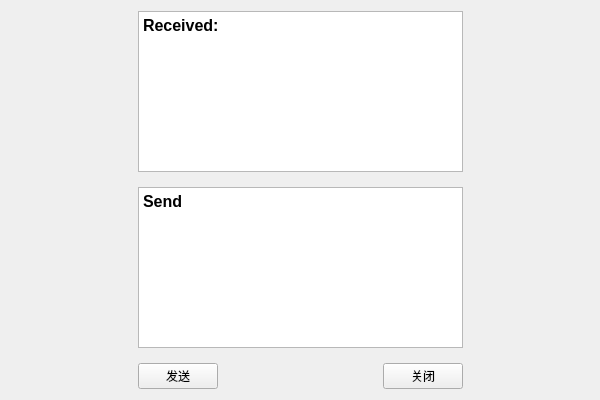
<?xml version="1.0" encoding="UTF-8"?>
<ui version="4.0">
 <class>Widget</class>
 <widget class="QWidget" name="Widget">
  <property name="geometry">
   <rect>
    <x>0</x>
    <y>0</y>
    <width>600</width>
    <height>400</height>
   </rect>
  </property>
  <property name="windowTitle">
   <string>Widget</string>
  </property>
  <layout class="QGridLayout" name="gridLayout">
   <item row="4" column="3">
    <widget class="QPushButton" name="pushButtonClose">
     <property name="text">
      <string>关闭</string>
     </property>
    </widget>
   </item>
   <item row="4" column="1">
    <widget class="QPushButton" name="pushButtonSend">
     <property name="text">
      <string>发送</string>
     </property>
    </widget>
   </item>
   <item row="4" column="2">
    <spacer name="horizontalSpacer">
     <property name="orientation">
      <enum>Qt::Horizontal</enum>
     </property>
     <property name="sizeHint" stdset="0">
      <size>
       <width>153</width>
       <height>20</height>
      </size>
     </property>
    </spacer>
   </item>
   <item row="4" column="4">
    <spacer name="horizontalSpacer_3">
     <property name="orientation">
      <enum>Qt::Horizontal</enum>
     </property>
     <property name="sizeHint" stdset="0">
      <size>
       <width>103</width>
       <height>20</height>
      </size>
     </property>
    </spacer>
   </item>
   <item row="2" column="1" colspan="3">
    <widget class="QTextEdit" name="textEditWrite">
     <property name="html">
      <string>&lt;!DOCTYPE HTML PUBLIC &quot;-//W3C//DTD HTML 4.0//EN&quot; &quot;http://www.w3.org/TR/REC-html40/strict.dtd&quot;&gt;
&lt;html&gt;&lt;head&gt;&lt;meta name=&quot;qrichtext&quot; content=&quot;1&quot; /&gt;&lt;style type=&quot;text/css&quot;&gt;
p, li { white-space: pre-wrap; }
&lt;/style&gt;&lt;/head&gt;&lt;body style=&quot; font-family:'SimSun'; font-size:9pt; font-weight:400; font-style:normal;&quot;&gt;
&lt;p style=&quot; margin-top:0px; margin-bottom:0px; margin-left:0px; margin-right:0px; -qt-block-indent:0; text-indent:0px;&quot;&gt;&lt;span style=&quot; font-size:12pt; font-weight:600;&quot;&gt;Send&lt;/span&gt;&lt;/p&gt;&lt;/body&gt;&lt;/html&gt;</string>
     </property>
    </widget>
   </item>
   <item row="4" column="0">
    <spacer name="horizontalSpacer_2">
     <property name="orientation">
      <enum>Qt::Horizontal</enum>
     </property>
     <property name="sizeHint" stdset="0">
      <size>
       <width>103</width>
       <height>20</height>
      </size>
     </property>
    </spacer>
   </item>
   <item row="5" column="2">
    <spacer name="verticalSpacer">
     <property name="orientation">
      <enum>Qt::Vertical</enum>
     </property>
     <property name="sizeHint" stdset="0">
      <size>
       <width>20</width>
       <height>7</height>
      </size>
     </property>
    </spacer>
   </item>
   <item row="1" column="2">
    <spacer name="verticalSpacer_2">
     <property name="orientation">
      <enum>Qt::Vertical</enum>
     </property>
     <property name="sizeHint" stdset="0">
      <size>
       <width>20</width>
       <height>40</height>
      </size>
     </property>
    </spacer>
   </item>
   <item row="0" column="1" colspan="3">
    <widget class="QTextEdit" name="textEditRead">
     <property name="html">
      <string>&lt;!DOCTYPE HTML PUBLIC &quot;-//W3C//DTD HTML 4.0//EN&quot; &quot;http://www.w3.org/TR/REC-html40/strict.dtd&quot;&gt;
&lt;html&gt;&lt;head&gt;&lt;meta name=&quot;qrichtext&quot; content=&quot;1&quot; /&gt;&lt;style type=&quot;text/css&quot;&gt;
p, li { white-space: pre-wrap; }
&lt;/style&gt;&lt;/head&gt;&lt;body style=&quot; font-family:'SimSun'; font-size:9pt; font-weight:400; font-style:normal;&quot;&gt;
&lt;p style=&quot; margin-top:0px; margin-bottom:0px; margin-left:0px; margin-right:0px; -qt-block-indent:0; text-indent:0px;&quot;&gt;&lt;span style=&quot; font-size:12pt; font-weight:600;&quot;&gt;Received:&lt;/span&gt;&lt;/p&gt;&lt;/body&gt;&lt;/html&gt;</string>
     </property>
    </widget>
   </item>
   <item row="3" column="2">
    <spacer name="verticalSpacer_3">
     <property name="orientation">
      <enum>Qt::Vertical</enum>
     </property>
     <property name="sizeHint" stdset="0">
      <size>
       <width>20</width>
       <height>40</height>
      </size>
     </property>
    </spacer>
   </item>
  </layout>
 </widget>
 <resources/>
 <connections/>
</ui>
